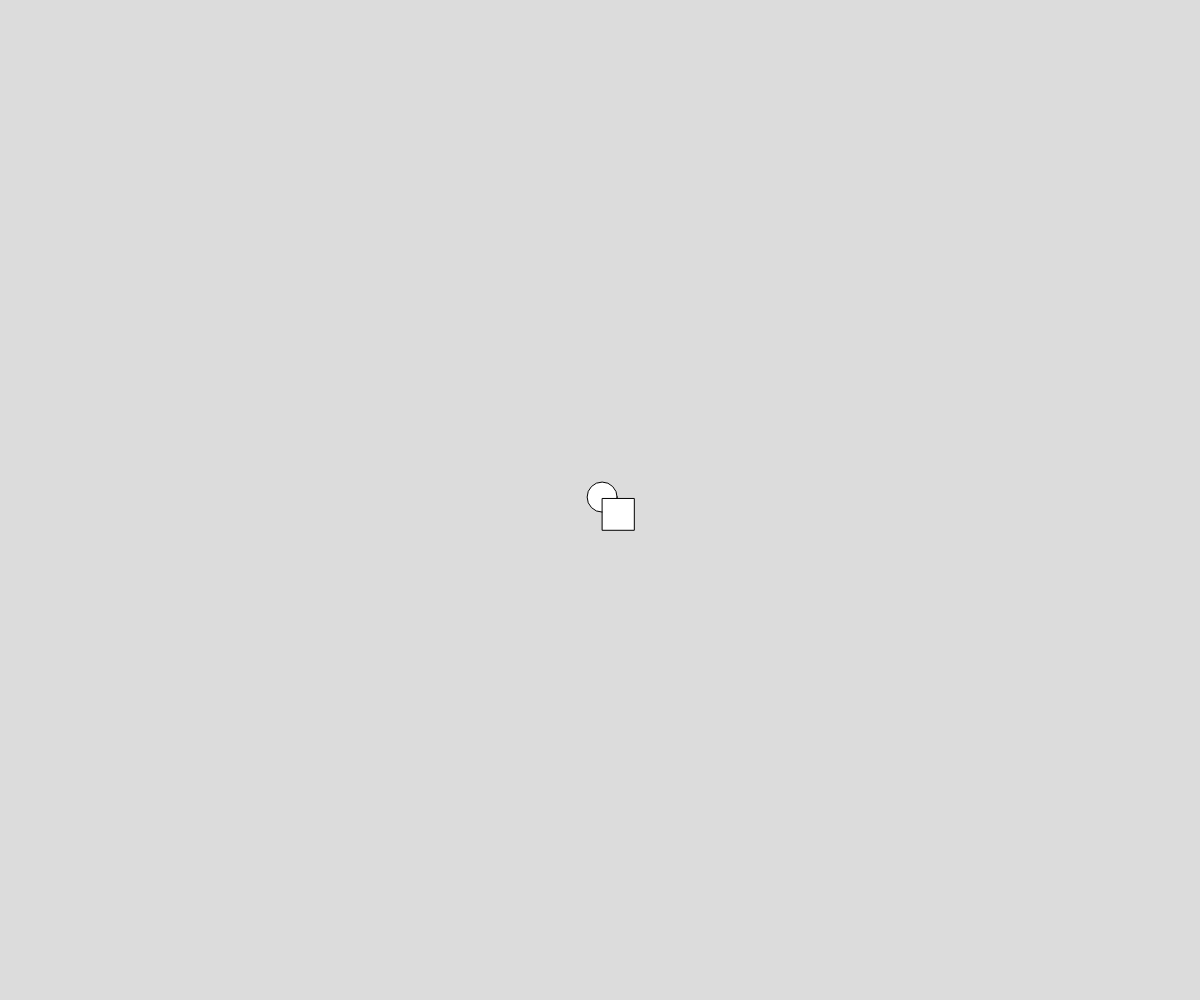
Frame 1 (no input)
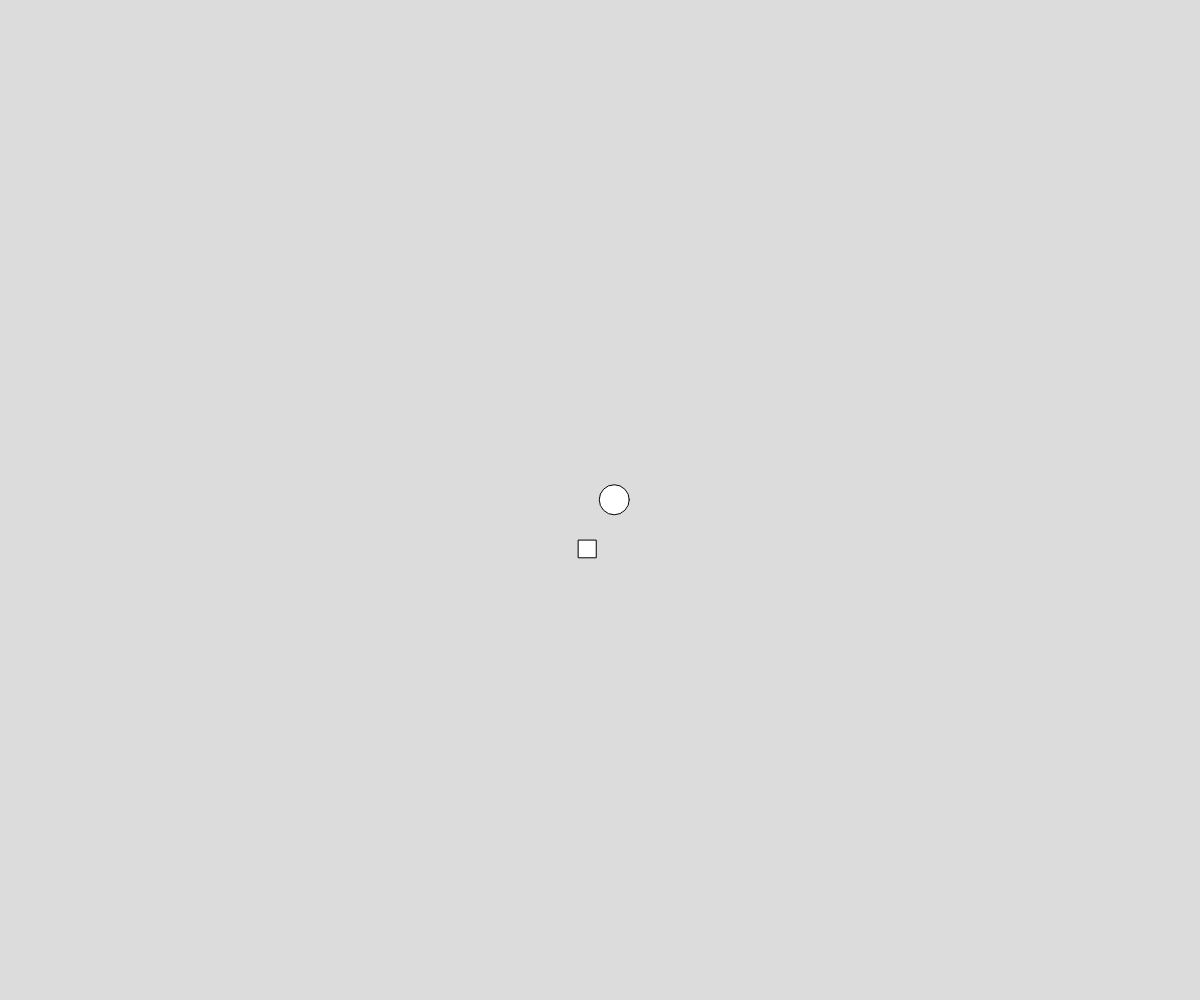
Frame 60 (no input)
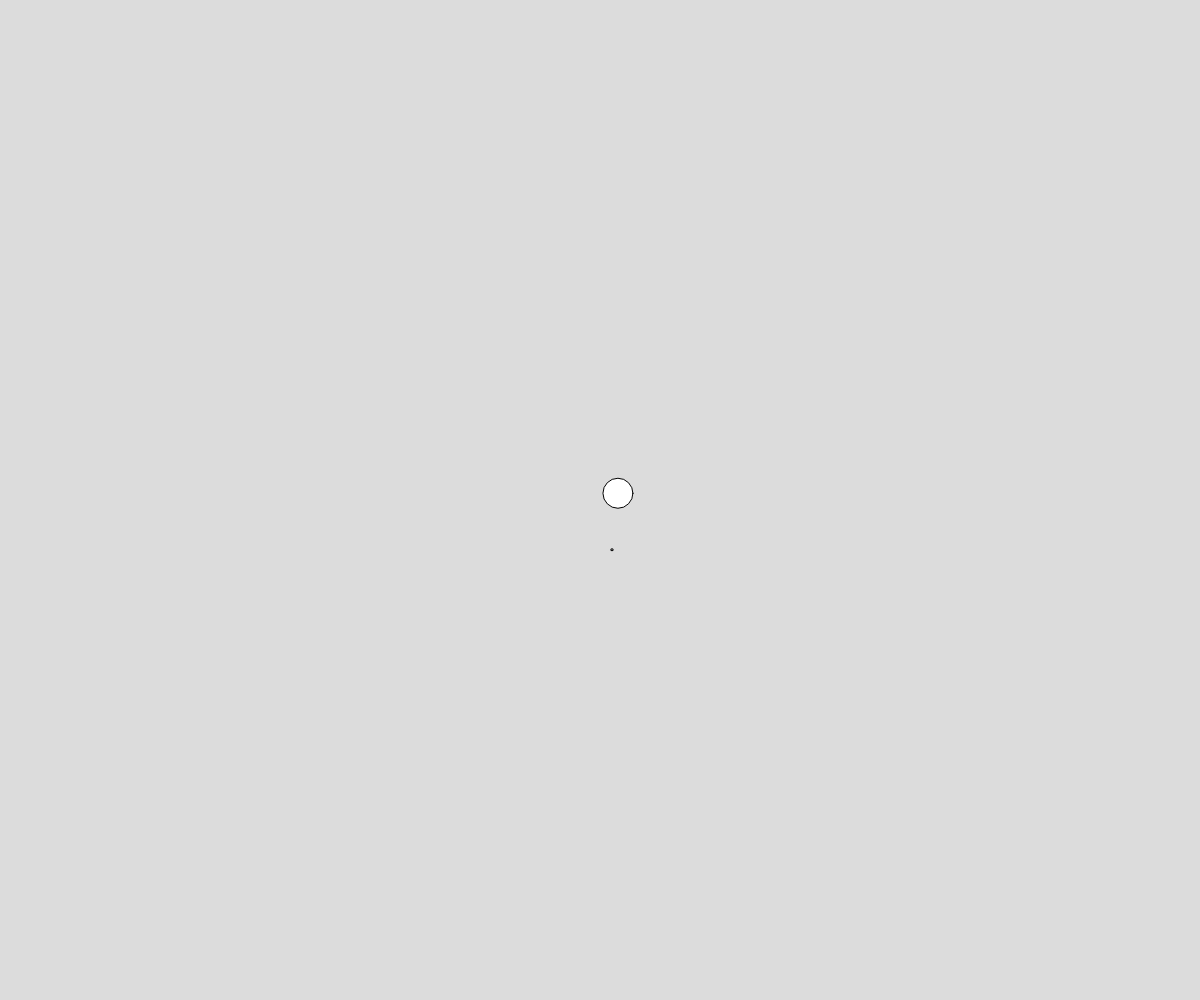
Frame 120 (the mouse pressed at the canvas centre since frame 60)

The p5.js sketch that drew these frames (run headless with seeded random() and noise() and a simulated clock; from frame 60 on, the mouse is pressed at the canvas centre):

// p5.js sketch
// ── sketch.js
// Inheritence OOP Demo

let theParticle;
let someConfetti;

function setup() {
  createCanvas(windowWidth, windowHeight);
  theParticle = new Particle(width/2, height/2);
  someConfetti = new Confetti(width/2, height/2);
}

function draw() {
  background(220);
  theParticle.update();
  theParticle.display();
  someConfetti.update();
  someConfetti.display();
}

class Particle{
  constructor(x,y){
    this.x = x;
    this.y = y;
    this.size = 30;
  }

  update(){
    this.x += random(-5,5);
    this.y += random(-5,5);
  }

  display() {
    circle(this.x, this.y, this.size);

  }
}

class Confetti extends Particle{
  constructor(x,y){
    super(x,y);
  }

  update() {
    super.update();
    this.size += random(-3,3);
  }

  display(){
    square(this.x, this.y, this.size);
  }
}
